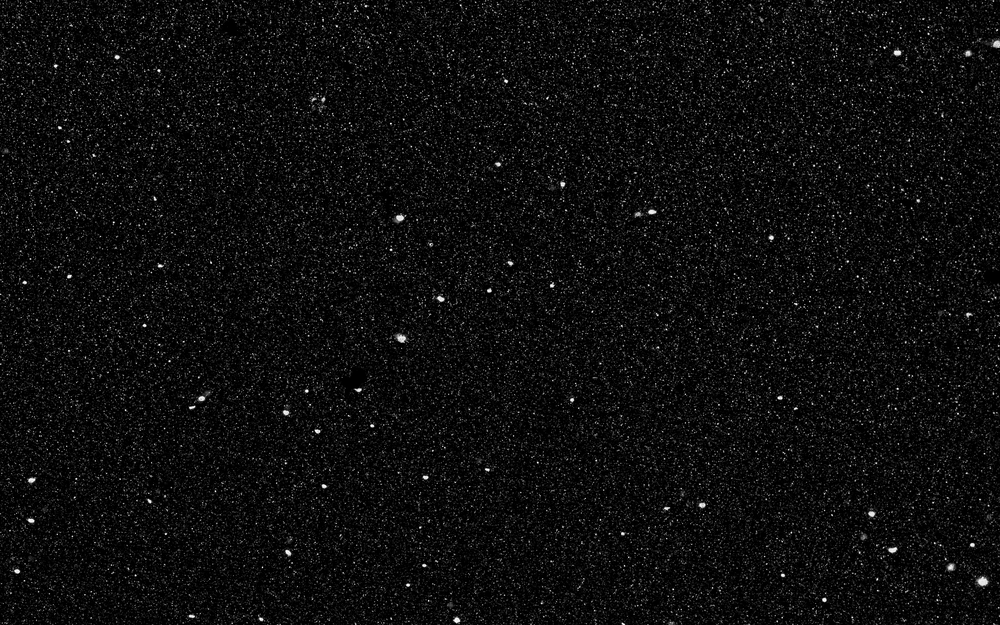
#> input picture 图片背景消除/imgs/去污点图/Export.7i09dect.000000-0.0000._kolf.tif, 1000 x 625 px, shrunk from 1920 x 1200 before the run; its folder holds only this picture in this run
$ python step2.py
#> lines starting #> are read from the running program, lines starting #| are printed output that depends on the picture; after the words box and inside, x2 and y2 are one past the last pixel; in counts of white or black regions, pixels touching at a corner belong together
import cv2
from PIL import Image
import os
import numpy as np
import matplotlib.pyplot as plt

path = r"imgs/去污点图"
obj_save_path = r"imgs/obj"
water_save_path = r"imgs/water"

if not os.path.exists(obj_save_path):
    os.makedirs(obj_save_path)
if not os.path.exists(water_save_path):
    os.makedirs(water_save_path)

imgs = os.listdir(path)
for i in imgs:
    img = plt.imread(os.path.join(path, i)).astype(np.double)
#> img: shape (625, 1000) float64; min 0, max 255, mean 13.9
    se = cv2.getStructuringElement(cv2.MORPH_ELLIPSE, (3, 3))
    img_e = cv2.morphologyEx(img, cv2.MORPH_OPEN, se).astype(np.uint8)
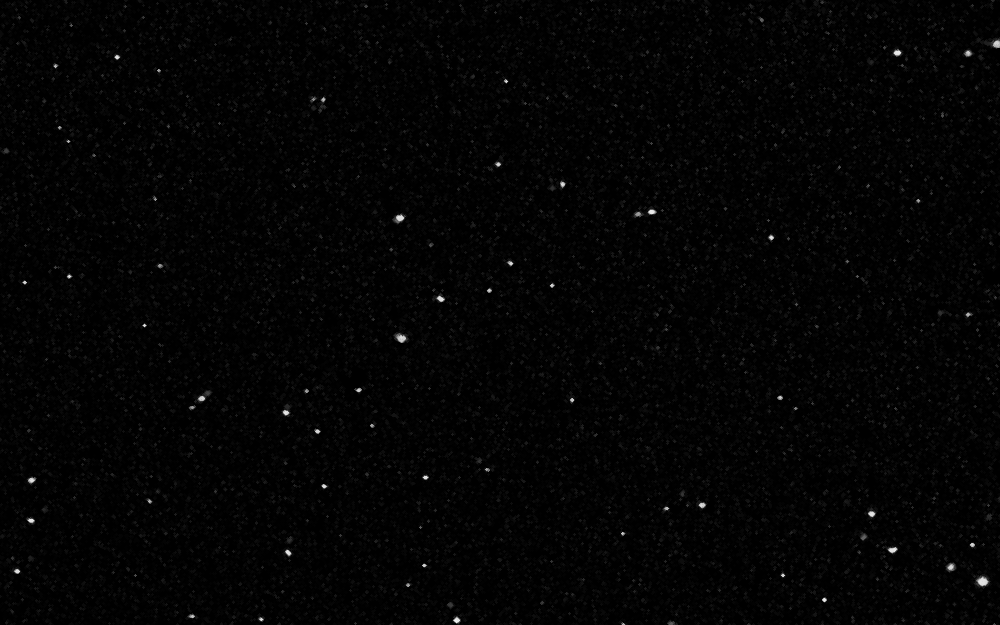
#> img_e: shape (625, 1000); min 0, max 235, mean 3.6
    img_e = cv2.medianBlur(img_e, 7)
    ret, bw_e = cv2.threshold(img_e, 0, 1, cv2.THRESH_BINARY | cv2.THRESH_OTSU)
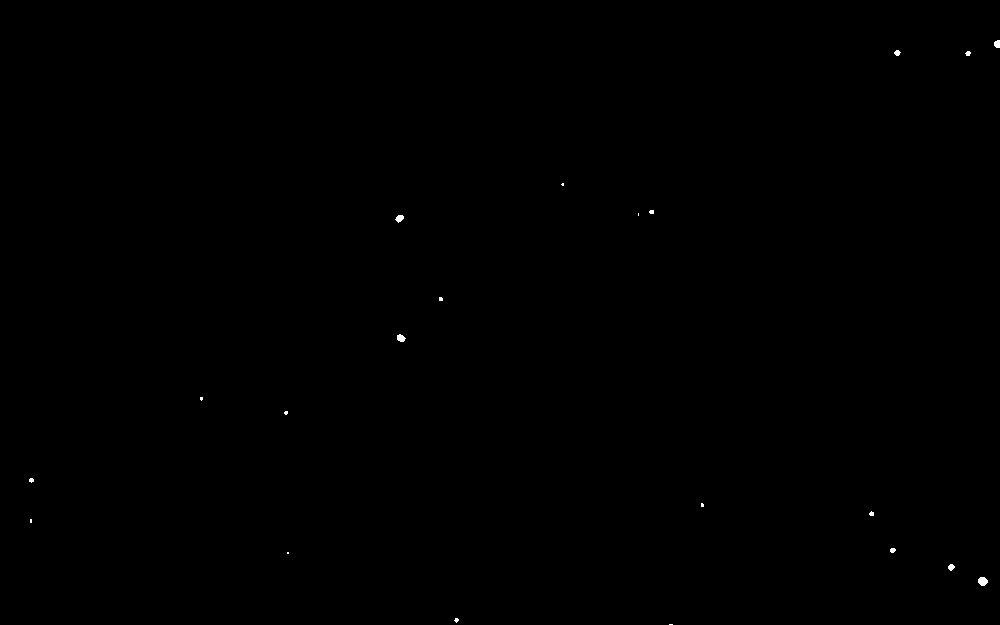
#> bw_e: shape (625, 1000); values 0 (black) and 1 (white), 0.07% white; 21 white regions (13 under 20 px), largest, box (x1, y1, x2, y2) and area: (978, 577, 988, 586) 69, (397, 334, 406, 342) 51, (395, 215, 404, 223) 47
#> ret = 62

    bw_e = cv2.dilate(bw_e, se)
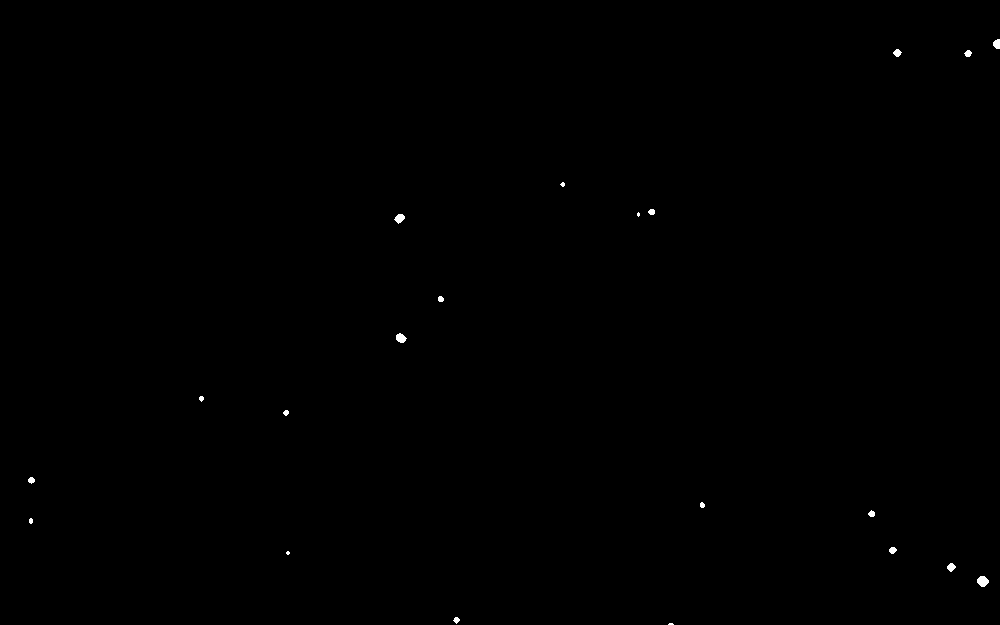
#> bw_e: shape (625, 1000); values 0 (black) and 1 (white), 0.13% white; 21 white regions (4 under 20 px), largest, box (x1, y1, x2, y2) and area: (977, 576, 989, 587) 96, (396, 333, 407, 343) 76, (394, 214, 405, 224) 70
    img_object = img * bw_e
    img_water = img * (1 - bw_e)

    im = Image.fromarray(img_object.astype(np.uint8))
    im.save(os.path.join(obj_save_path, i[:-4] + "_obj.tif"))
    im = Image.fromarray(img_water.astype(np.uint8))
    im.save(os.path.join(water_save_path, i[:-4] + "_water.tif"))
